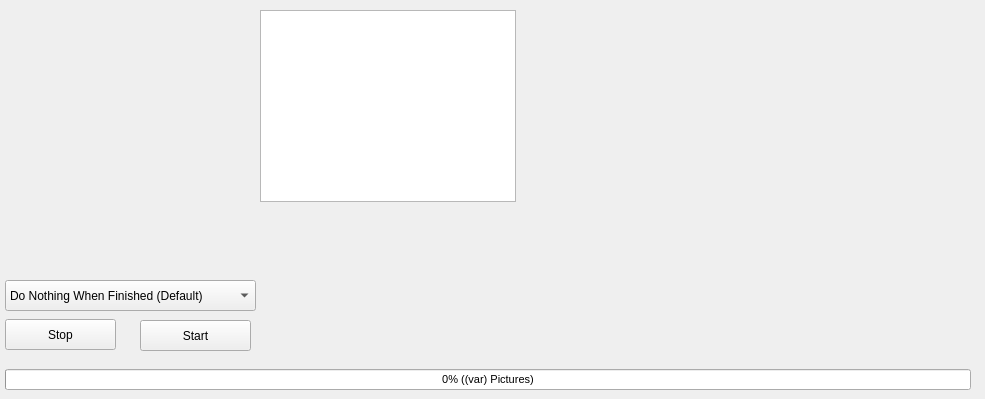
    <widget class="QWidget" name="tabFinish">
     <attribute name="title">
      <string>Finish</string>
     </attribute>
     <widget class="QComboBox" name="whatToDo">
      <property name="geometry">
       <rect>
        <x>5</x>
        <y>280</y>
        <width>251</width>
        <height>31</height>
       </rect>
      </property>
      <property name="editable">
       <bool>false</bool>
      </property>
      <property name="maxVisibleItems">
       <number>10</number>
      </property>
      <property name="duplicatesEnabled">
       <bool>false</bool>
      </property>
      <property name="frame">
       <bool>true</bool>
      </property>
      <item>
       <property name="text">
        <string>Do Nothing When Finished (Default)</string>
       </property>
      </item>
      <item>
       <property name="text">
        <string>Close Window When Finished</string>
       </property>
      </item>
      <item>
       <property name="text">
        <string>Shutdown PC (Windows only)</string>
       </property>
      </item>
     </widget>
     <widget class="QPushButton" name="stop">
      <property name="geometry">
       <rect>
        <x>5</x>
        <y>319</y>
        <width>111</width>
        <height>31</height>
       </rect>
      </property>
      <property name="text">
       <string>Stop</string>
      </property>
     </widget>
     <widget class="QPushButton" name="start">
      <property name="geometry">
       <rect>
        <x>140</x>
        <y>320</y>
        <width>111</width>
        <height>31</height>
       </rect>
      </property>
      <property name="autoFillBackground">
       <bool>false</bool>
      </property>
      <property name="styleSheet">
       <string notr="true"/>
      </property>
      <property name="text">
       <string>Start</string>
      </property>
     </widget>
     <widget class="QProgressBar" name="progressBar">
      <property name="geometry">
       <rect>
        <x>5</x>
        <y>369</y>
        <width>966</width>
        <height>21</height>
       </rect>
      </property>
      <property name="font">
       <font>
        <pointsize>8</pointsize>
        <weight>50</weight>
        <bold>false</bold>
        <stylestrategy>PreferAntialias</stylestrategy>
       </font>
      </property>
      <property name="styleSheet">
       <string notr="true"/>
      </property>
      <property name="value">
       <number>0</number>
      </property>
      <property name="textVisible">
       <bool>true</bool>
      </property>
      <property name="orientation">
       <enum>Qt::Horizontal</enum>
      </property>
      <property name="textDirection">
       <enum>QProgressBar::TopToBottom</enum>
      </property>
      <property name="format">
       <string>%p% ((var) Pictures)</string>
      </property>
     </widget>
     <widget class="QWidget" name="widget" native="true">
      <property name="geometry">
       <rect>
        <x>260</x>
        <y>10</y>
        <width>716</width>
        <height>361</height>
       </rect>
      </property>
      <widget class="QTextBrowser" name="textBrowser">
       <property name="geometry">
        <rect>
         <x>0</x>
         <y>0</y>
         <width>256</width>
         <height>192</height>
        </rect>
       </property>
      </widget>
     </widget>
    </widget>
